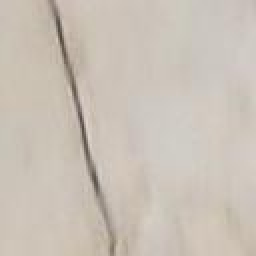
#> input picture dataset/test/crack/1002.jpg, 128 x 128 px, found by its file name (shown 2 times larger); its folder holds only this picture in this run
$ jupyter execute --allow-errors Modelo_rachaduras.ipynb   (older library calls are emulated)
#> lines starting #> are read from the running program, lines starting #| are printed output that depends on the picture
[cell 1]
import numpy as np
import cv2
import os
import matplotlib.pyplot as plt
from PIL import Image
import joblib

[cell 2]
from sklearn.model_selection import train_test_split
from sklearn.svm import SVC
from sklearn.metrics import accuracy_score, confusion_matrix, f1_score, precision_score, recall_score

[cell 3]
from sklearn.model_selection import BaseShuffleSplit

[cell 4]
from sklearn.ensemble import RandomForestClassifier, VotingClassifier
from sklearn.ensemble import StackingClassifier

[cell 5]
base_dir_train_crack = 'dataset/train/crack/'
base_dir_train_non_crack = 'dataset/train/non-crack_random_subset/'
base_dir_test_crack = 'dataset/test/crack/'
base_dir_test_non_crack = 'dataset/test/non-crack_random_subset/'
base_dir_processed_train_images = 'processed-dataset-train/'

[cell 6]
preprocessed_image_name_prefix = 'preprocessed_'

Obtendo listas com o nome das imagens de treino e teste

[cell 7]
crack_images_for_train_name_list = os.listdir(base_dir_train_crack)
#> (the rest of this cell did not finish here and is left out)

[cell 8]
crack_images_for_test_name_list = os.listdir(base_dir_test_crack)
#> (the rest of this cell did not finish here and is left out)

[cell 9]
def load_images_from_name_list(base_dir, list_with_names, default_image_width, default_image_height, cv2_imread_colorscheme):
#> called with base_dir = 'dataset/train/crack/', default_image_width = 256, default_image_height = 256, cv2_imread_colorscheme = 0
    loaded_images = []
    for image_name in list_with_names:
        im = cv2.imread(base_dir + image_name, cv2_imread_colorscheme)
#> im: shape (128, 128); min 70, max 215, mean 194.7
        im_resized = cv2.resize(im, (default_image_width, default_image_height))
        loaded_images.append(im_resized)
    return loaded_images

Definindo constantes (tamanho das imagens e esquema de cores)

[cell 10]
default_image_width = 256
default_image_height = 256
default_colorscheme = cv2.IMREAD_GRAYSCALE

Carregando as imagens para o treinamento

[cell 11]
crack_images_for_train_list = load_images_from_name_list(base_dir_train_crack, \
                                                         crack_images_for_train_name_list, \
                                                         default_image_width, default_image_height, \
                                                         default_colorscheme)
#> crack_images_for_train_list = 1 item

#> (a cell that did not finish here is left out)

[cell 13]
median_blur_kernel_size = 3
clahe_clip_limit = 4.0
clahe_tile_grid_size = (30, 30)
first_erosion_iterations = 3
first_dilation_iterations = 2
size_for_erosion_and_dilation_element = 2

element_for_erosion_and_dilation = \
    cv2.getStructuringElement(cv2.MORPH_CROSS, \
                              (2 * size_for_erosion_and_dilation_element + 1, 2 * size_for_erosion_and_dilation_element + 1), \
                              (size_for_erosion_and_dilation_element, size_for_erosion_and_dilation_element))

addapt_thresh_neighbour_size = 11
addapt_thresh_subtraction_constant = 2

Função que aplica o pré processamento nas imagens

[cell 14]
# [36 lines left out: function pre_process_images_from_list_1, not called in this run]

[cell 15]
def pre_process_images_from_list_2(images_list, \
                                 median_blur_kernel_size, \
                                 clahe_clip_limit, \
                                 clahe_tile_grid_size, \
                                 first_erosion_iterations, \
                                 element_for_erosion_and_dilation, \
                                 first_dilation_iterations, \
                                 addapt_thresh_neighbour_size, addapt_thresh_subtraction_constant):

#> called with median_blur_kernel_size = 3, clahe_clip_limit = 4, clahe_tile_grid_size = (30, 30), first_erosion_iterations = 3, element_for_erosion_and_dilation = array of shape (5, 5), first_dilation_iterations = 2, addapt_thresh_neighbour_size = 11, addapt_thresh_subtraction_constant = 2
    pre_processed_images = []
    clahe = cv2.createCLAHE(clipLimit = clahe_clip_limit, tileGridSize = clahe_tile_grid_size)

    for image in images_list:
        blured_image = cv2.medianBlur(image, median_blur_kernel_size) # aplica filtro de mediana
        clahe_image = clahe.apply(blured_image) # aplica equalizacao de histograma por blocos, uniformiza iluminacao
        min_pixel_value = np.min(clahe_image) # obtem o pixel de menor valor na imagem
        darker_image = clahe_image - min_pixel_value # escurece toda a imagem, subtraindo o valor do menor pixel

        erosion_image = cv2.erode(darker_image, \
                                  element_for_erosion_and_dilation, \
                                  iterations = first_erosion_iterations) # aplica 2 erosoes

        dilated_image = cv2.dilate(erosion_image, \
                                   element_for_erosion_and_dilation, \
                                   iterations = first_dilation_iterations) # aplica 2 dilatacoes


        #image_negative = cv2.bitwise_not(image_threshold)
        pre_processed_images.append(dilated_image)
#> this loop made 1 pass
#> min_pixel_value on pass 1: 40
#> pass 1, in pre_process_images_from_list_2, `clahe_image = clahe.apply(blured_image)`:
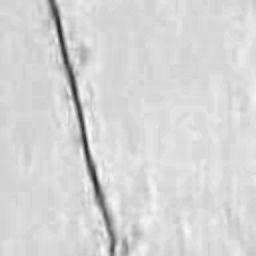
#> clahe_image: shape (256, 256); min 40, max 250, mean 213.9
#> pass 1, in pre_process_images_from_list_2, `darker_image = clahe_image - min_pixel_value`:
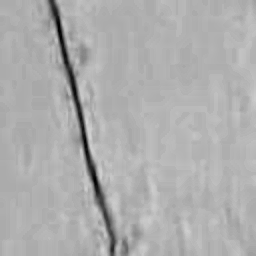
#> darker_image: shape (256, 256); min 0, max 210, mean 173.9
#> pass 1, in pre_process_images_from_list_2, `erosion_image = cv2.erode(darker_image, \ element_for_erosion_and_dila..`:
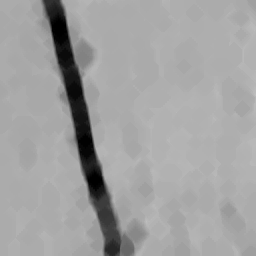
#> erosion_image: shape (256, 256); min 0, max 191, mean 160.8
#> after the loop, pre_processed_images = 1 item

    return pre_processed_images

[cell 16]
# [36 lines left out: function pre_process_images_from_list_3, not called in this run]

Pré-processando as imagens para treinamento do modelo

[cell 17]
pre_processed_train_crack = pre_process_images_from_list_2(crack_images_for_train_list, \
                                                         median_blur_kernel_size, \
                                                         clahe_clip_limit, \
                                                         clahe_tile_grid_size, \
                                                         first_erosion_iterations, \
                                                         element_for_erosion_and_dilation, \
                                                         first_dilation_iterations, \
                                                         addapt_thresh_neighbour_size, \
                                                         addapt_thresh_subtraction_constant)
#> pre_processed_train_crack = 1 item

#> (a cell that did not finish here is left out)

Função para salvar imagens

[cell 19]
def save_images(base_dir, images_list, images_names_list, image_name_prefix, directory_to_save):
#> called with base_dir = 'processed-dataset-train/', image_name_prefix = 'preprocessed_', directory_to_save = 'crack_3'
    for idx in range(len(images_names_list)):

        if not os.path.exists(base_dir + directory_to_save):
            os.makedirs(base_dir + directory_to_save)

        cv2.imwrite(base_dir + directory_to_save + '/' + image_name_prefix + images_names_list[idx], images_list[idx])
#> this loop made 1 pass
#> pass 1, in save_images, `cv2.imwrite(base_dir + directory_to_save + '/' + image_name_prefix + i..`:
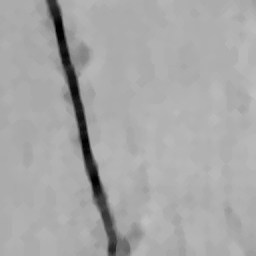
#> saved as preprocessed_1002.jpg: shape (256, 256); min 0, max 191, mean 167.3

Salvando as imagens de treinamento pré-processadas

[cell 20]
save_images(base_dir_processed_train_images, \
            pre_processed_train_crack, \
            crack_images_for_train_name_list, \
            preprocessed_image_name_prefix, \
            'crack_3')

#> (a cell that did not finish here is left out)

Treinando modelo Support Vector Machine

[cell 22]
svm_input_masks = []
svm_input_masks.extend(pre_processed_train_crack)
#> (the rest of this cell did not finish here and is left out)

[cell 23]
svm_classifier = SVC(kernel='linear')
#> (the rest of this cell did not finish here and is left out)

[cell 24]
crack_images_for_test_list = load_images_from_name_list(base_dir_test_crack, \
                                                        crack_images_for_test_name_list, \
                                                        default_image_width, default_image_height, \
                                                        default_colorscheme)
#> crack_images_for_test_list = 1 item

#> (a cell that did not finish here is left out)

[cell 26]
pre_processed_test_crack = pre_process_images_from_list_2(crack_images_for_test_list, \
                                                        median_blur_kernel_size, \
                                                        clahe_clip_limit, \
                                                        clahe_tile_grid_size, \
                                                        first_erosion_iterations, \
                                                        element_for_erosion_and_dilation, \
                                                        first_dilation_iterations, \
                                                        addapt_thresh_neighbour_size, \
                                                        addapt_thresh_subtraction_constant)
#> the loop in pre_process_images_from_list_2 (call 2), `for image in images_list:` made 1 pass
#> pre_processed_test_crack = 1 item

$ run again, on dataset/test/crack/3161.jpg
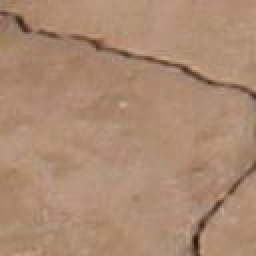
#> input picture dataset/test/crack/3161.jpg, 128 x 128 px, found by its file name (shown 2 times larger)
#> crack_images_for_train_list = 1 item
#> the loop in pre_process_images_from_list_2, `for image in images_list:` made 1 pass
#> min_pixel_value on pass 1: 17
#> pass 1, in pre_process_images_from_list_2, `clahe_image = clahe.apply(blured_image)`:
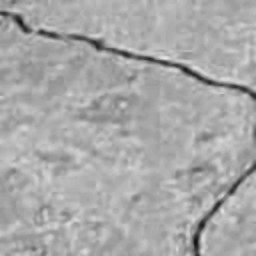
#> clahe_image: shape (256, 256); min 17, max 229, mean 168.6
#> the loop in save_images, `for idx in range(len(images_names_list)): ` made 1 pass
#> pass 1, in save_images, `cv2.imwrite(base_dir + directory_to_save + '/' + image_name_prefix + i..`:
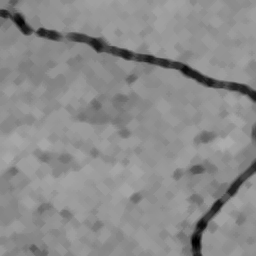
#> saved as preprocessed_3161.jpg: shape (256, 256); min 0, max 172, mean 139.4
#> the loop in pre_process_images_from_list_2 (call 2), `for image in images_list:` made 1 pass

$ run again, on dataset/test/crack/7826.jpg
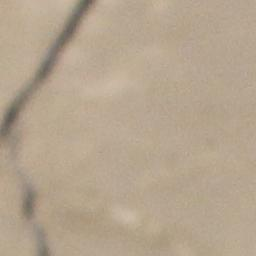
#> input picture dataset/test/crack/7826.jpg, 256 x 256 px, found by its file name
#> crack_images_for_train_list = 1 item
#> the loop in pre_process_images_from_list_2, `for image in images_list:` made 1 pass
#> min_pixel_value on pass 1: 55
#> pass 1, in pre_process_images_from_list_2, `clahe_image = clahe.apply(blured_image)`:
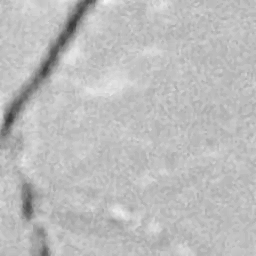
#> clahe_image: shape (256, 256); min 55, max 245, mean 188.6
#> the loop in save_images, `for idx in range(len(images_names_list)): ` made 1 pass
#> pass 1, in save_images, `cv2.imwrite(base_dir + directory_to_save + '/' + image_name_prefix + i..`:
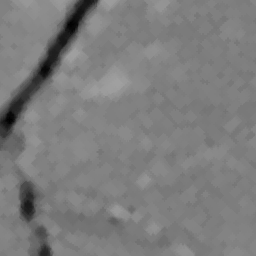
#> saved as preprocessed_7826.jpg: shape (256, 256); min 0, max 160, mean 124.6
#> the loop in pre_process_images_from_list_2 (call 2), `for image in images_list:` made 1 pass

$ run again, on dataset/test/crack/14189.jpg
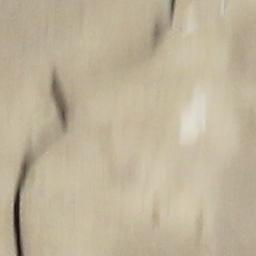
#> input picture dataset/test/crack/14189.jpg, 256 x 256 px, found by its file name
#> crack_images_for_train_list = 1 item
#> the loop in pre_process_images_from_list_2, `for image in images_list:` made 1 pass
#> min_pixel_value on pass 1: 17
#> pass 1, in pre_process_images_from_list_2, `clahe_image = clahe.apply(blured_image)`:
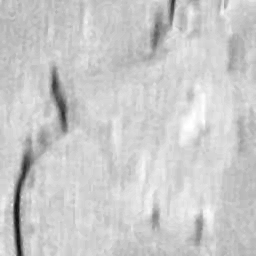
#> clahe_image: shape (256, 256); min 17, max 255, mean 202.2
#> the loop in save_images, `for idx in range(len(images_names_list)): ` made 1 pass
#> pass 1, in save_images, `cv2.imwrite(base_dir + directory_to_save + '/' + image_name_prefix + i..`:
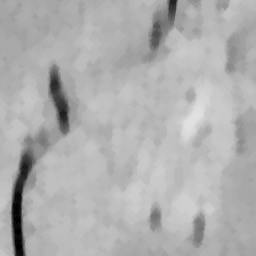
#> saved as preprocessed_14189.jpg: shape (256, 256); min 0, max 224, mean 175.6
#> the loop in pre_process_images_from_list_2 (call 2), `for image in images_list:` made 1 pass
